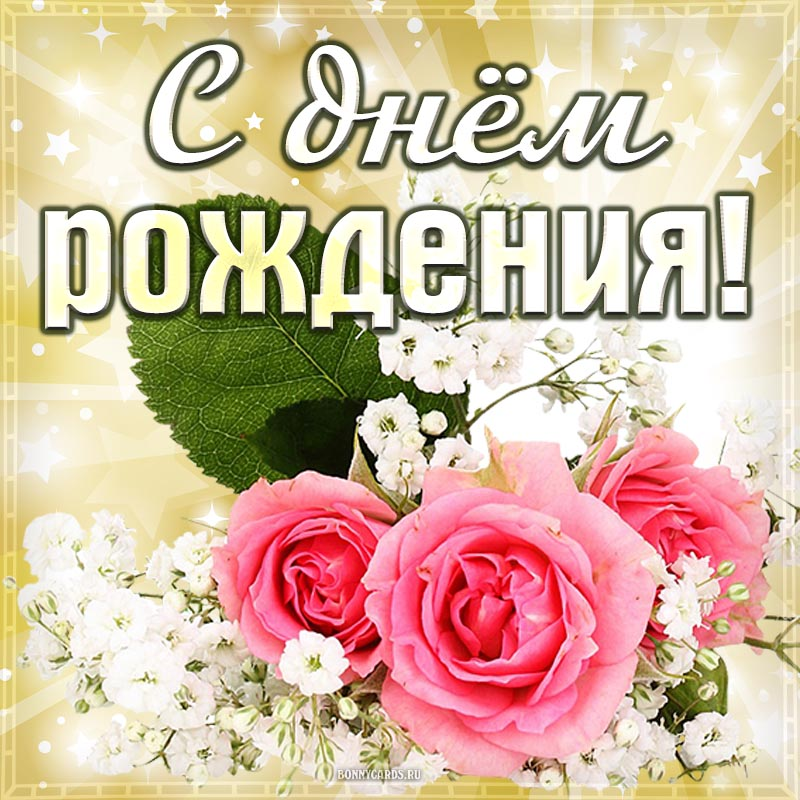
#> input picture 8_1.jpg, 800 x 800 px
$ python 3.py
#> lines starting #> are read from the running program, lines starting #| are printed output that depends on the picture
from PIL import Image, ImageDraw, ImageFont

name = input("Кого хотите поздравить: ")
#> the answer given: 8_1.jpg
image = Image.open('8_1.jpg')
#> image is the input picture: PIL image 800x800 RGB; mean R, G, B 212.3, 184.4, 160.5
font = ImageFont.truetype("arial_bold.ttf", 22)
draw = ImageDraw.Draw(image)
draw.text((110,80), name + ", поздравляю, " , font = font, fill = "#FF00FF")
image.show()
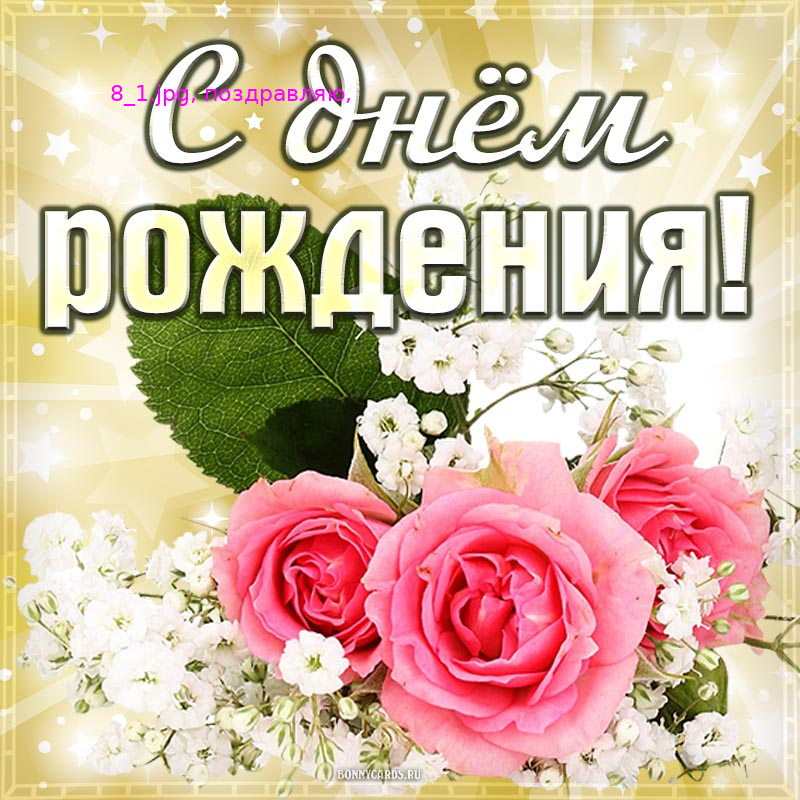
#> shown: PIL image 800x800 RGB; mean R, G, B 212.4, 184.1, 160.7
image.save(name + 'card.png')

$ run again, with 8_2.jpg copied over 8_1.jpg
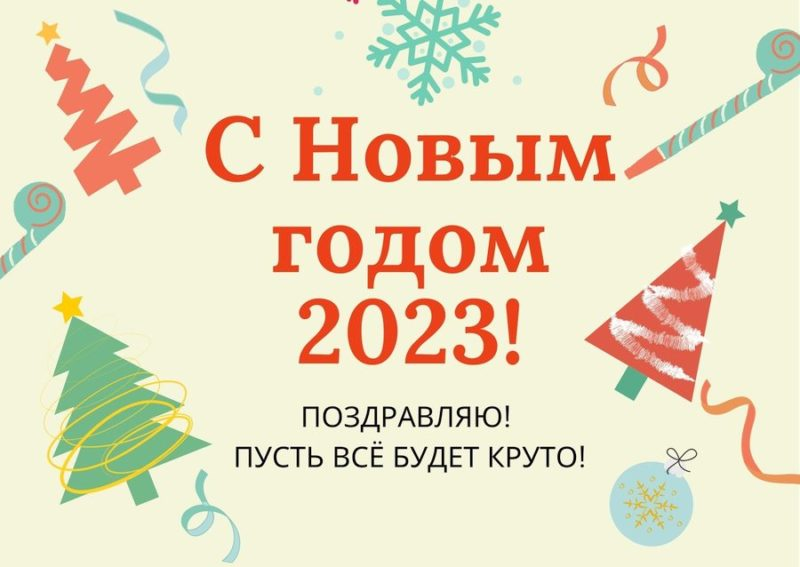
#> input picture 8_2.jpg, 800 x 567 px
#> image is the input picture: PIL image 800x567 RGB; mean R, G, B 233, 224.5, 197
#> `image.show()`:
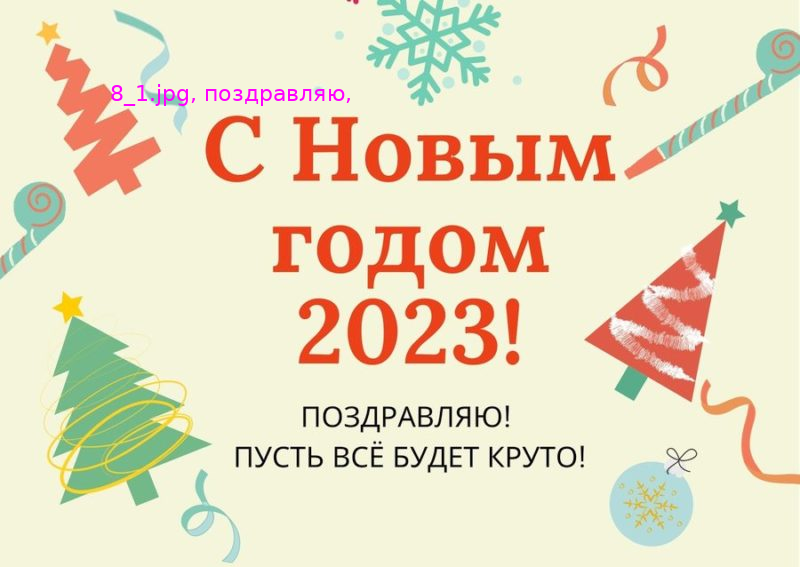
#> shown: PIL image 800x567 RGB; mean R, G, B 233.1, 223.9, 197.1

$ run again, with 8_3.jpg copied over 8_1.jpg
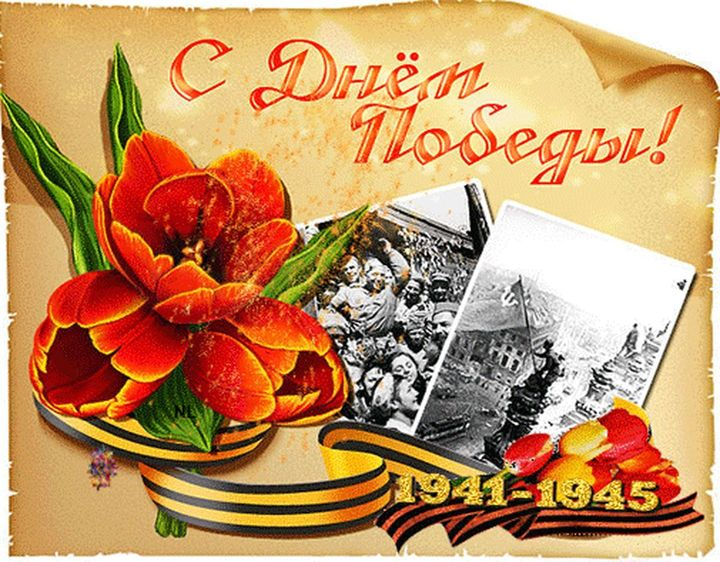
#> input picture 8_3.jpg, 720 x 562 px
#> image is the input picture: PIL image 720x562 RGB; mean R, G, B 194.4, 148.2, 101.7
#> `image.show()`:
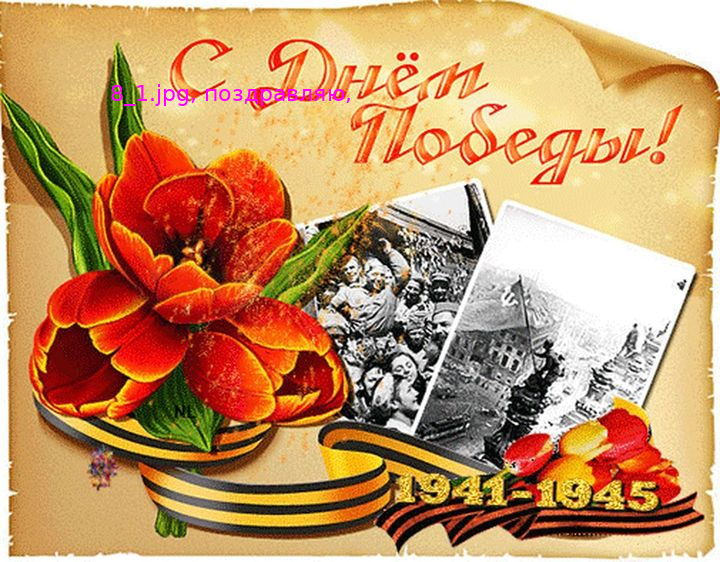
#> shown: PIL image 720x562 RGB; mean R, G, B 194.5, 147.7, 102.1
